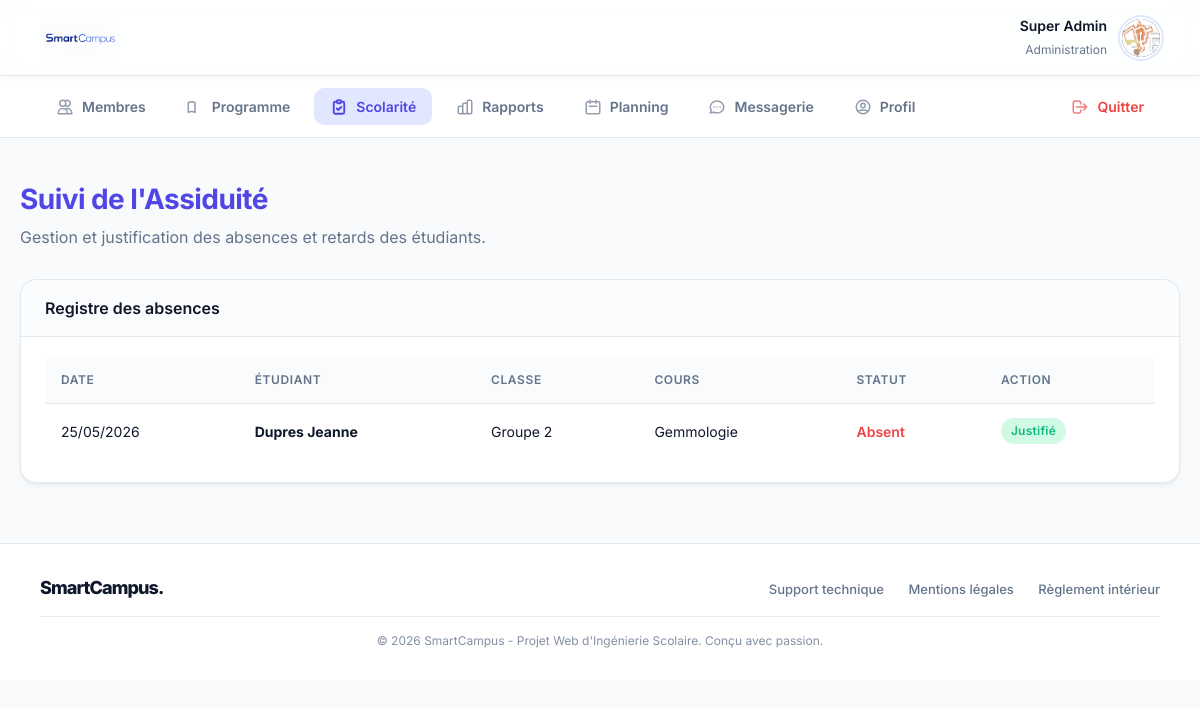
Before: /gestion_absences.php (signed in) with the older database file.
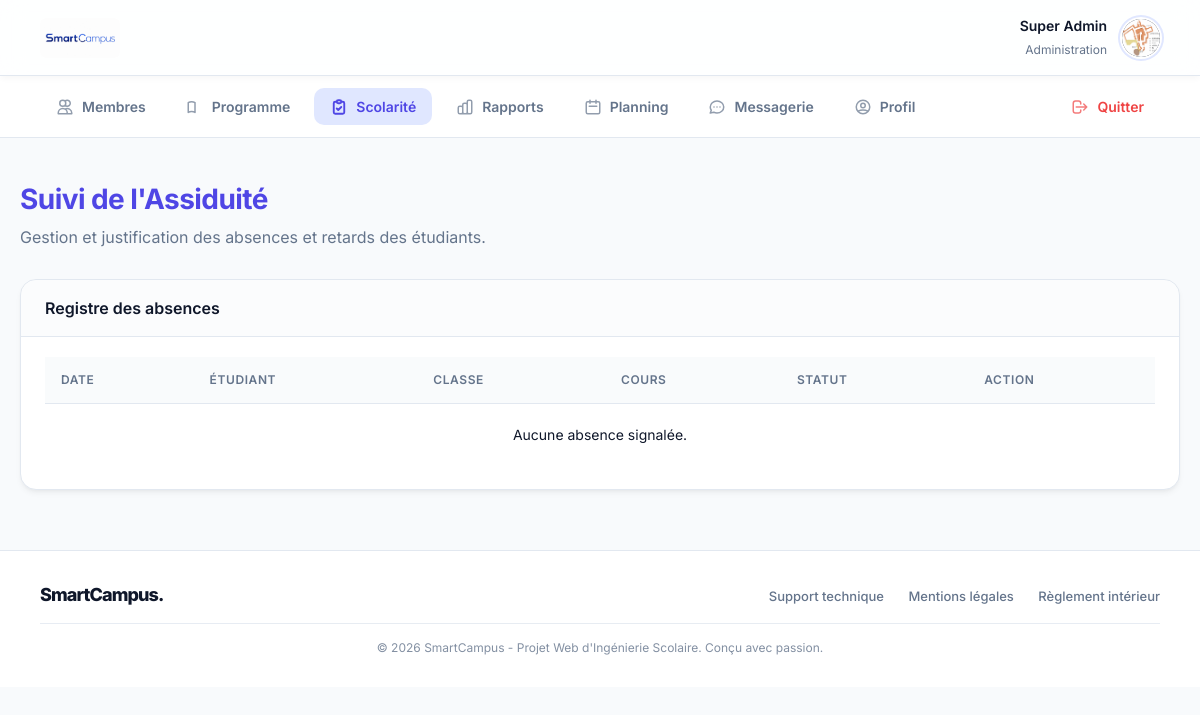
After: the same page with the newer database file.
### tables this page shows
CREATE TABLE presences (
        id INTEGER PRIMARY KEY AUTOINCREMENT,
        etudiant_id INTEGER,
        cours_id INTEGER,
        date_cours DATE NOT NULL,
        statut TEXT NOT NULL CHECK(statut IN ('present', 'absent', 'retard')),
        justifie INTEGER DEFAULT NULL,
        FOREIGN KEY(etudiant_id) REFERENCES utilisateurs(id) ON DELETE CASCADE,
        FOREIGN KEY(cours_id) REFERENCES cours(id) ON DELETE CASCADE
    );

CREATE TABLE utilisateurs (
        id INTEGER PRIMARY KEY AUTOINCREMENT,
        prenom TEXT NOT NULL,
        nom TEXT NOT NULL,
        email TEXT UNIQUE NOT NULL,
        role TEXT CHECK(role IN ('etudiant', 'professeur', 'administrateur')) NOT NULL,
        mot_de_passe_hash TEXT NOT NULL,
        statut_compte TEXT DEFAULT 'actif',
        groupe_id INTEGER,
        FOREIGN KEY(groupe_id) REFERENCES groupes(id) ON DELETE SET NULL
    );

CREATE TABLE groupes (
        id INTEGER PRIMARY KEY AUTOINCREMENT,
        nom TEXT NOT NULL UNIQUE
    );

CREATE TABLE cours (
        id INTEGER PRIMARY KEY AUTOINCREMENT,
        titre TEXT NOT NULL,
        categorie TEXT NOT NULL,
        description TEXT,
        groupe_id INTEGER,
        professeur_id INTEGER, jour VARCHAR(20) DEFAULT 'Lundi', heure_debut VARCHAR(10) DEFAULT '08:30', heure_fin VARCHAR(10) DEFAULT '10:30', salle VARCHAR(50) DEFAULT 'Non assignée',
        FOREIGN KEY(groupe_id) REFERENCES groupes(id) ON DELETE CASCADE,
        FOREIGN KEY(professeur_id) REFERENCES utilisateurs(id) ON DELETE SET NULL
    );

### gestion_absences.php (the view, shortened to what this page needs)
<?php
require_once 'db.php';
$absences = $db->query("
    SELECT p.*, c.titre as cours_titre, u.nom, u.prenom, g.nom as nom_groupe
    FROM presences p
    JOIN cours c ON p.cours_id = c.id
    JOIN utilisateurs u ON p.etudiant_id = u.id
    LEFT JOIN groupes g ON u.groupe_id = g.id
    WHERE p.statut IN ('absent', 'retard')
    ORDER BY p.justifie ASC, p.date_cours DESC
")->fetchAll();
?>
<!DOCTYPE html>
<html lang="fr">
<head>
    <link rel="stylesheet" href="style.css">
</head>
<body>
    <?php include 'menu.php'; ?>
    <div class="container">
        <div style="margin-bottom: 30px;">
            <h1 style="color:var(--primary);">Suivi de l'Assiduité</h1>
            <p style="color:var(--text-muted); margin:0;">Gestion et justification des absences et retards des étudiants.</p>
        </div>
        <div class="card">
            <div class="card-header"><h2>Registre des absences</h2></div>
            <table>
                <tr>
                    <th>Date</th>
                    <th>Étudiant</th>
                    <th>Classe</th>
                    <th>Cours</th>
                    <th>Statut</th>
                    <th>Action</th>
                </tr>
                <?php if(empty($absences)): ?>
                    <tr><td colspan="6" style="text-align:center; padding:20px;">Aucune absence signalée.</td></tr>
                <?php else: ?>
                    <?php foreach($absences as $a): ?>
                        <tr style="<?= $a['justifie'] === null ? 'background:#fffbeb;' : '' ?>">
                            <td><?= date('d/m/Y', strtotime($a['date_cours'])) ?></td>
                            <td><strong><?= htmlspecialchars($a['nom'].' '.$a['prenom']) ?></strong></td>
                            <td><?= htmlspecialchars($a['nom_groupe'] ?? '-') ?></td>
                            <td><?= htmlspecialchars($a['cours_titre']) ?></td>
                            <td>
                                <span style="color:<?= $a['statut']=='absent'?'var(--danger)':'#d97706'?>; font-weight:600;">
                                    <?= ucfirst($a['statut']) ?>
                                </span>
                            </td>
                            <td>
                                <?php if($a['justifie'] === 1): ?>
                                    <span class="badge badge-success">Justifié</span>
                                <?php elseif($a['justifie'] === 0): ?>
                                    <span class="badge badge-danger">Refusé</span>
                                <?php else: ?>
                                    <a href="gestion_absences.php?action=justifier&id=<?= $a['id'] ?>" class="badge badge-success" style="text-decoration:none;">Accepter</a>
                                    <a href="gestion_absences.php?action=refuser&id=<?= $a['id'] ?>" class="badge badge-danger" style="text-decoration:none; margin-left:5px;">Refuser</a>
                                <?php endif; ?>
                            </td>
                        </tr>
                    <?php endforeach; ?>
                <?php endif; ?>
            </table>
        </div>
    </div>
    <?php include 'footer.php'; ?>
</body>
</html>

Changed rows visible on the page:
removed presences: date_cours "25/05/2026", etudiant.prenom "Dupres Jeanne", groupes.nom "Groupe 2", cours.titre "Gemmologie", statut "Absent", justifie "Justifié"
Other visible differences:
text now shown: "Aucune absence signalée."
